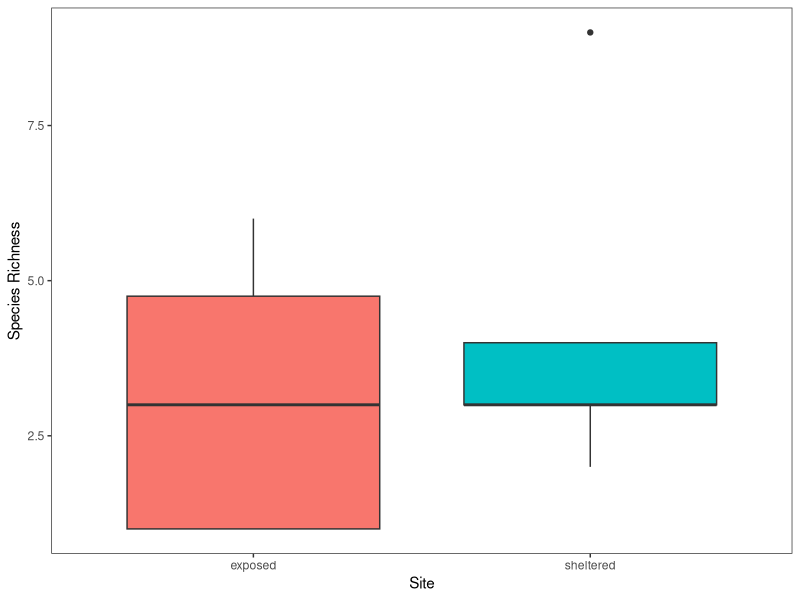
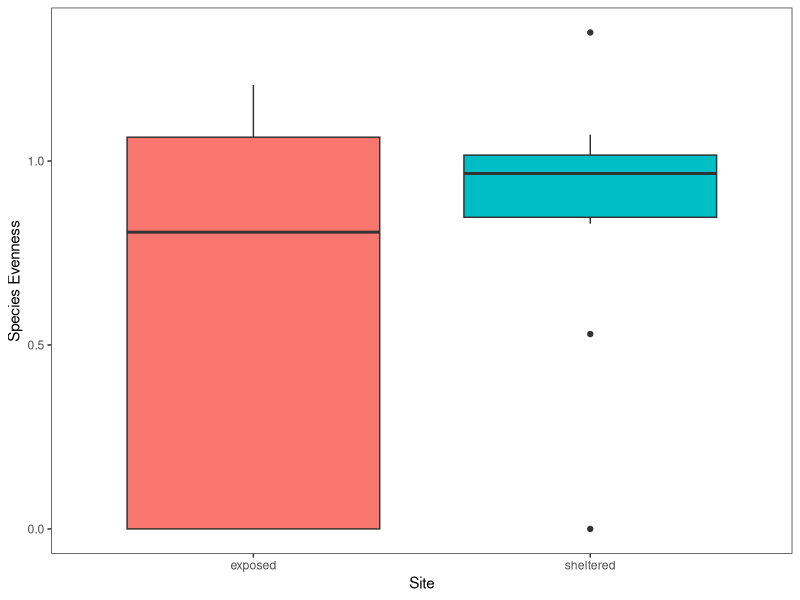

Recreate these plots in R, in order. (Note: this script raises an error after producing the figures.)
## ---- chunk 1
library(vegan)
library(tidyverse)
## ---- chunk 2
data <- read.csv("data-entry-final.csv")

# Manipulating the data

data_analysis <- data %>% 
  select(-c(abiotic_hab, biotic_hab)) %>% 
  mutate(quadrat = as.factor(quadrat)) %>% 
  group_by(vertical_transect, quadrat, species)%>%
  mutate(n_per_quadrat = sum(n)*10) %>%
  mutate(site = ifelse(vertical_transect %in% c(1,2,3), "sheltered", "exposed")) %>% 
  select(-c(n,square)) %>% 
  na.omit %>%
  distinct() %>%
  group_by(vertical_transect, quadrat) %>%
  mutate(pi_quadrat = n_per_quadrat / sum(n_per_quadrat)) %>% 
  mutate(pi_log = log(pi_quadrat)) %>% 
  mutate(pi_times_pi_log = -(pi_quadrat * pi_log))

shannon_evenness <-
  
shannon_diversity <- data_analysis %>% 
  group_by(vertical_transect, quadrat) %>%
  summarize(sum(pi_times_pi_log, na.rm = FALSE))

quad_richness <- data %>%
  drop_na(n) %>%
  group_by(vertical_transect,quadrat) %>%
  summarize(richness = length(unique(species))) %>%
  mutate(site = ifelse(vertical_transect %in% c(1,2,3), "sheltered", "exposed"))
## ---- chunk 3
richness_plot <- ggplot(data = quad_richness) +
  geom_boxplot(aes(x = site, y = richness, fill = site)) +
  labs(x = "Site", y = "Species Richness")+
  theme_test()+
  theme(legend.position = 'none')
    
richness_plot
## ---- chunk 4

shan_eve <- shannon_evenness %>%
  group_by(vertical_transect,quadrat) %>%
  mutate(site = ifelse(vertical_transect %in% c(1,2,3), "sheltered", "exposed")) %>%
  rename("eve_sum" = "sum(pi_times_pi_log, na.rm = FALSE)")
  
even_plot <- ggplot(data = shan_eve) +
  geom_boxplot(aes(x = site, y = eve_sum, fill = site)) +
  labs(x = "Site", y = "Species Evenness") +
  theme_test()+
  theme(legend.position = 'none')
    
even_plot
  
               
## ---- chunk 5
## Statistical Analysis

shan_div <- shannon_diversity %>%
  group_by(vertical_transect,quadrat) %>%
  mutate(site = ifelse(vertical_transect %in% c(1,2,3), "sheltered", "exposed")) %>%
  rename("div_sum" = "sum(pi_times_pi_log, na.rm = FALSE)") %>%
 
shanD.mod <- lm(div_sum ~ site, data = shan_div)
summary(shanD.mod)
check.model(shanD.mod)
  
